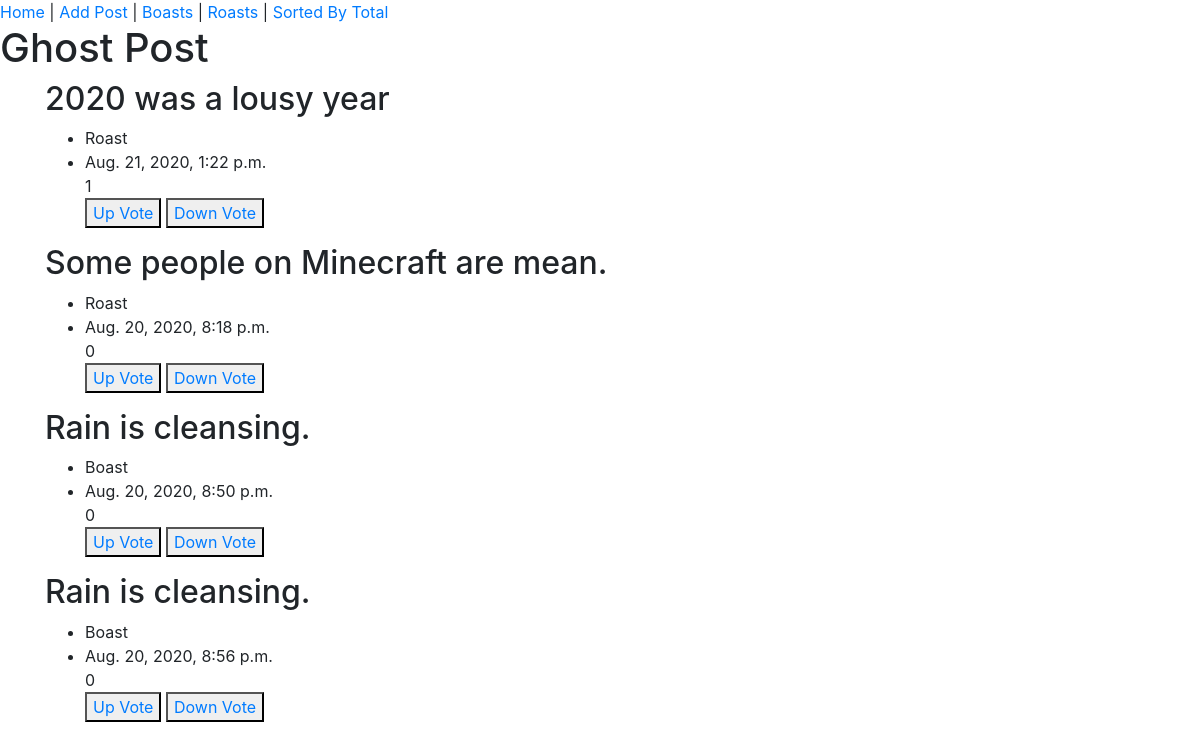
The app's page /sorted/ with its own data.
### ghostpost_app/models.py (models this page shows, shortened)
class Post(models.Model):
  isBoast = models.BooleanField()
  body = models.CharField(max_length=280)
  upVotes = models.IntegerField()
  downVotes = models.IntegerField()
  postDate = models.DateTimeField(default=timezone.now)
  @property
  def total(self):
    return self.upVotes - self.downVotes

### ghostpost_app/views.py (the view)
# urls.py: path('sorted/', views.sorted_view),
def sorted_view(request):
  posts = Post.objects.all()
  posts = sorted(posts, key=lambda post: post.total, reverse=True)
  return render(request, 'index.html', {"posts": posts})

### templates/index.html
{% extends 'base.html' %}
{% block content %}
  <div class="container">
    {% for post in posts %}
      <div>
        <h2>{{ post.body }}</h2>
        <ul>
          <li>{{ post.isBoast|yesno:"Boast,Roast" }}</li>
          <li>{{ post.postDate }}</li>
          <span>{{ post.total }}</span>
          <br>
          <button>
            <a href="/upvote/{{ post.id }}/">Up Vote</a> </button> <button> <a href="/downvote/{{ post.id }}/">Down Vote</a>
          </button>
        </ul>
      </div>
    {% endfor %}
  </div>
{% endblock content %}

### records on screen
Post: body "2020 was a lousy year", isBoast "Roast", postDate "Aug. 21, 2020, 1:22 p.m.", total "1"
Post: body "Some people on Minecraft are mean.", isBoast "Roast", postDate "Aug. 20, 2020, 8:18 p.m.", total "0"
Post: body "Rain is cleansing.", isBoast "Boast", postDate "Aug. 20, 2020, 8:50 p.m.", total "0"
Post: body "Rain is cleansing.", isBoast "Boast", postDate "Aug. 20, 2020, 8:56 p.m.", total "0"
